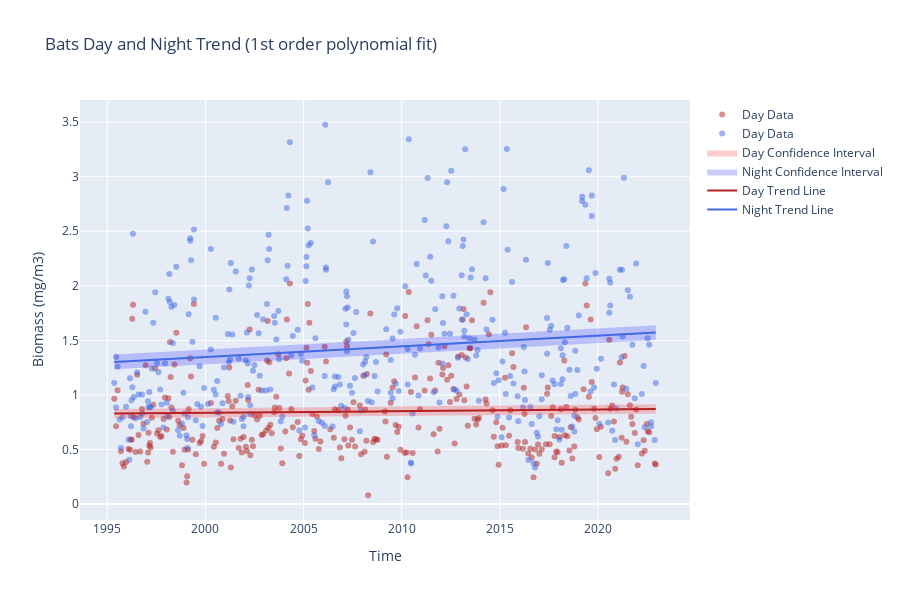

The code cell stored with this chart in its notebook:
### Code cell
confidence_level = 0.95
day_data = data["day"].mean(["latitude", "longitude"]).dropna("time", how="all")
night_data = data["night"].mean(["latitude", "longitude"]).dropna("time", how="all")

plot_trend(day_data, night_data, poly_order=1).update_layout(
    title=f"{station} Day and Night Trend (1st order polynomial fit)",
    xaxis_title="Time",
    yaxis_title="Biomass (mg/m3)",
).show()

### Figure 1 — Plotly figure (JSON) as saved in the notebook; plotly's stock layout.template omitted (floating-point values rounded to 4 significant figures; data arrays with more than 128 entries replaced by an {"elided": "..."} marker saying what was removed)
{"data": [{"marker": {"color": "firebrick", "opacity": 0.5}, "mode": "markers", "name": "Day Data", "type": "scatter", "x": {"elided": "323 str values"}, "y": {"elided": "323 float values"}}, {"marker": {"color": "royalblue", "opacity": 0.5}, "mode": "markers", "name": "Day Data", "type": "scatter", "x": {"elided": "357 str values"}, "y": {"elided": "357 float values"}}, {"fill": "toself", "fillcolor": "rgba(255, 0, 0, 0.2)", "line": {"color": "rgba(0, 0, 0, 0)"}, "name": "Day Confidence Interval", "type": "scatter", "x": {"elided": "646 str values"}, "y": {"elided": "646 float values"}}, {"fill": "toself", "fillcolor": "rgba(0, 0, 255, 0.2)", "line": {"color": "rgba(0, 0, 0, 0)"}, "name": "Night Confidence Interval", "type": "scatter", "x": {"elided": "714 str values"}, "y": {"elided": "714 float values"}}, {"line": {"color": "firebrick"}, "mode": "lines", "name": "Day Trend Line", "type": "scatter", "x": {"elided": "323 str values"}, "y": {"elided": "323 float values"}}, {"line": {"color": "royalblue"}, "mode": "lines", "name": "Night Trend Line", "type": "scatter", "x": {"elided": "357 str values"}, "y": {"elided": "357 float values"}}], "layout": {"height": 600, "title": {"text": "Bats Day and Night Trend (1st order polynomial fit)"}, "xaxis": {"title": {"text": "Time"}}, "yaxis": {"title": {"text": "Biomass (mg/m3)"}}}}
